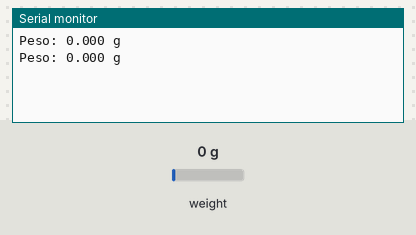
The sketch below on a simulated Arduino Uno, built with avr-gcc and run on an emulated ATmega328P. On the bench: the last lines printed to the serial monitor. The test bench sets the inputs (shaded band); at power-on: weight on the scale 0 g.

Above: at 2.2 s.
2.3 s: weight on the scale set to 100 g
At 2.3 s:
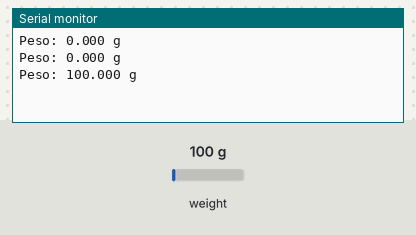
3.8 s: weight on the scale set to 1250 g
At 4.5 s:
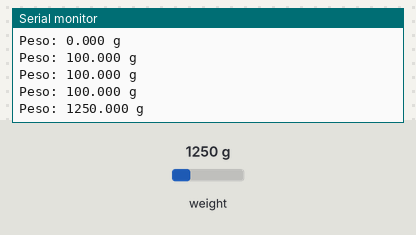
Timing chart, 0 to 6.8 s (numbered marks = the images above; inputs shaded):
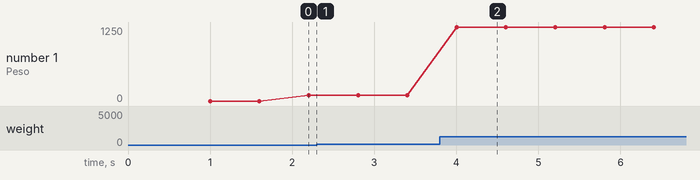

The sketch:

HX.ino
```cpp
#include <HX711.h>

HX711 scale;              // criamos variável scale do tipo HX711

//uint8_t DDOUT = A0;
//uint8_t SSCK = A1;

void setup()
{
  Serial.begin(9600);

  scale.begin(A0,A1);

  scale.set_scale(-463.090);    // gramas: -463.090  ;  kilogramas: -463090
  scale.tare();
 // scale.callibrate_scale(500,10);

  //Serial.print("\nScale: ");
  //Serial.print(scale.get_scale());
  //Serial.print("\nTara ");
  //Serial.print(scale.get_tare());     // imprime o valor da tara (peso da taça s/comida)
}

void loop()
{
  //Serial.print("\nScale ");
 // Serial.print(scale.get_scale());
  Serial.print("\nPeso: ");
  Serial.print(scale.get_units(),3);
  Serial.print(" g");
  delay(500);

}
```

Measured:
- after the input at 3.8 s, the serial monitor: prints a new line after 0.21 s (image 2)
- plotted number 1: 100 → 1250 after the input at 3.8 s
